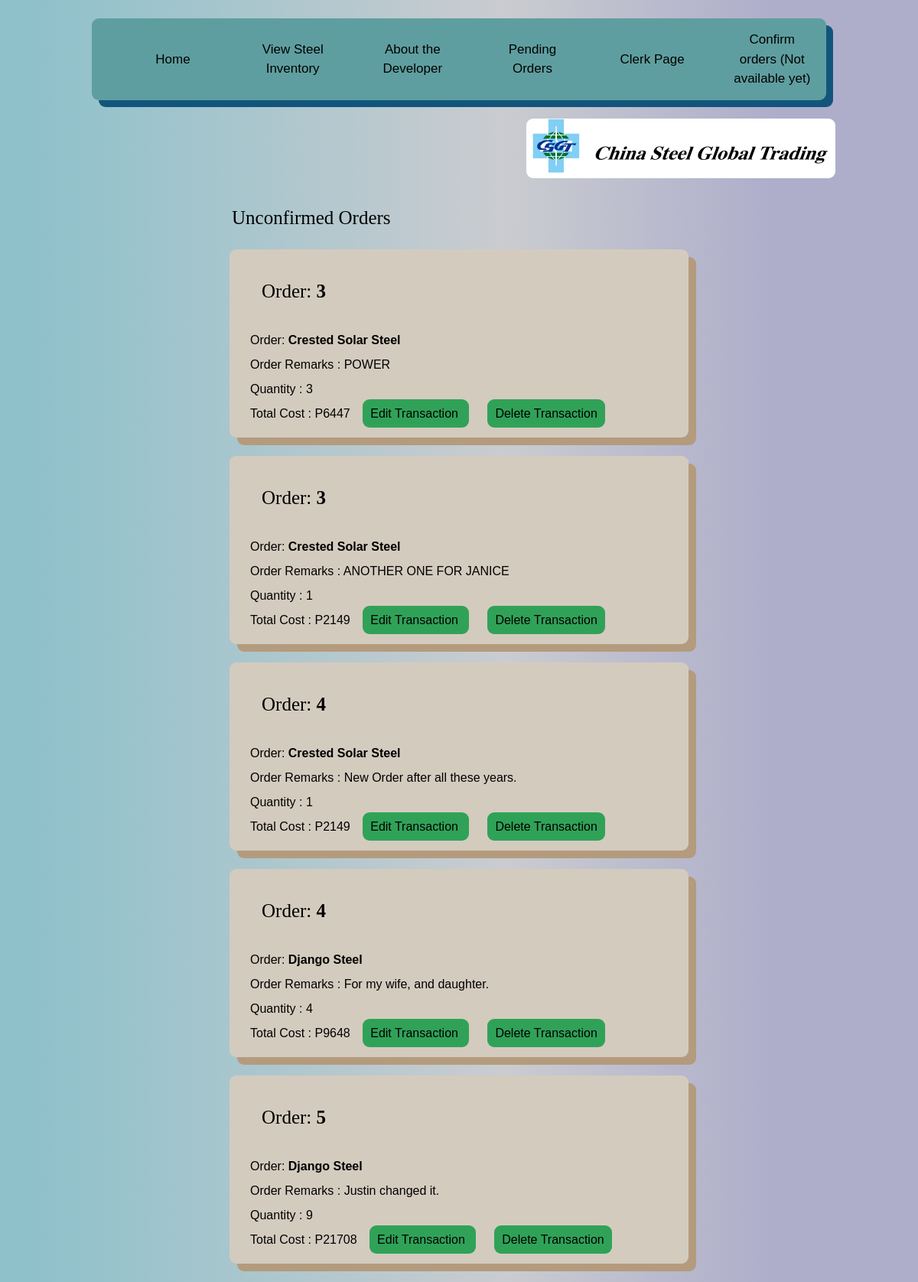
/UnfinishedTransactions (signed in), run on the app's committed database.
### Inventory/models.py (models this page shows, shortened)
class OrderedProduct(models.Model):
    remarks = models.CharField(max_length=200)
    quantity = models.IntegerField(default=0)
    totalcost = models.IntegerField(default=0)
    OrderedProductID = models.CharField(default=None, unique=True, max_length=13)
    OrderID = models.ForeignKey(FinalOrder, default=None, on_delete=models.CASCADE)
    Marks = models.ForeignKey(Product, on_delete=models.CASCADE)
    objects = models.Manager()

class FinalOrder(models.Model):
    TotalCost = models.IntegerField(default=0)
    ProductInfo = models.CharField(max_length=400)
    Finished = models.IntegerField(default=0) #0 is for not yet finished
    OrderDate = models.DateField(auto_now_add=True)#auto_now_add=True)
    Verification = models.CharField(default=None,unique=True, max_length=13, null=True, blank=True) #Orderid -> verification
    BL = models.ForeignKey(Consignee, null=False, blank=True, on_delete=models.CASCADE)
    Shipper = models.ForeignKey(Company, on_delete=models.CASCADE, default=None, null=True, blank=True)
    NotifyName = models.ForeignKey(NotifyParty, default=None, on_delete=models.CASCADE, null=True, blank=True)
    NumOfBL = models.IntegerField(default=3, null=True, blank=True)
    PayAt = models.CharField(default='', max_length=70, null=True, blank=True)
    Place = models.CharField(default="Kaohsiung, Taiwan", max_length=70, null=False)
    PlaceDate = models.CharField(default='', max_length=100, blank=True)
    Charges = models.FloatField(default=None, max_length=11, validators=[MinValueValidator(float('0.01'))], null=True, blank=True)
    RevTons = models.CharField(max_length=1000, default=None, null=True, blank=True)
    Rate = models.FloatField(default=None, null=True, validators=[MinValueValidator(float('0.01'))])
    Prepaid = models.CharField(max_length=20, default='', blank=True)
    Collect = models.CharField(max_length=20, default='', blank=True)
    Portload = models.CharField(max_length=255, default='', blank=True)
    Portdis = models.CharField(max_length=255, default='', blank=True)
    TranshTo = models.CharField(max_length=50, default='', null=True, blank=True)
    FinalDest = models.CharField(max_length=255, default='', null=True, blank=True)
    Voyage = models.SmallIntegerField(default=0, null=False, blank=True)
    objects = models.Manager()

class Product(models.Model): #Steels, not food
    objects = models.Manager()
    Name = models.CharField(max_length=200, unique=True)
    Image = models.ImageField(default=None, null= True, blank=True, upload_to="images/") #not have image if we dont have one, uploaded to images folder automatically
    Manufacturer = models.CharField(default=None, max_length=100)
    ManuLoc = models.CharField(default=None,max_length=255)
    Color = models.CharField(default=None, max_length=20)
    Measurement = models.CharField(default=None, max_length=30)
    Description = models.CharField(default=None, max_length=500)
    GrossWeight = models.CharField(default=None, max_length=40)
    Marks = models.CharField(default=None, null=True, max_length=300)
    Length = models.CharField(max_length=20)
    Cost = models.CharField(max_length=10) #declared value USD
    Stock = models.BigIntegerField(default=0)
    Contact = models.CharField(max_length=500)

### Inventory/views.py (the view)
# urls.py: path('UnfinishedTransactions', views.EditTrans, name='UnfTrans'),
def EditTrans(request):
    condition = ""
    pricelist = 0
    Orders = FinalOrder.objects.all()
    OrderedProducts = OrderedProduct.objects.all().order_by('OrderID')
    if request.user.is_authenticated:
        condition = True
        return render(request,'Inventory/cart.html',{
                    'C' : condition,
                    'CurrentProd' : OrderedProducts,
                    'O' : Orders,
                    'price' : pricelist
                })
    else:
        condition = False
        return render(request,'Inventory/cart.html',{
                'C' : condition
            })

### Inventory/templates/Inventory/cart.html (shortened to what this page needs)
{% extends 'Inventory/base.html' %}
{% load static %}
    {% block content %}
    <br><br>
    <div class="Largetext" style="margin-left: 24vw;"> Unconfirmed Orders </div>
            {% for c in CurrentProd %}
            <div class="container">
                <div class="bodytext">
                <div class="Largetext"> Order:  <b> {{c.OrderID.pk}} </b> </div>
                Order: <b> {{c.Marks.Name}} </b> <br>
                Order Remarks : {{c.remarks}} <br>
                Quantity : {{c.quantity}} <br>
                Total Cost : P{{c.totalcost}}
                <a class="Button" href="{% url 'editorder' pk=c.pk %}" style="margin-left: 1vw;"> Edit Transaction </a>
                <a class="Button" href="{% url 'deltrans' pk=c.pk %}" style="margin-left: 2vw;"> Delete Transaction </a>
                </div>
            </div>
            <br>
            {% endfor %}
    {% endblock %}

### data on the page
OrderedProduct: OrderID.pk "3", Marks.Name "Crested Solar Steel", remarks "POWER", quantity "3", totalcost "6447"
OrderedProduct: OrderID.pk "3", Marks.Name "Crested Solar Steel", remarks "ANOTHER ONE FOR JANICE", quantity "1", totalcost "2149"
OrderedProduct: OrderID.pk "4", Marks.Name "Crested Solar Steel", remarks "New Order after all these years.", quantity "1", totalcost "2149"
OrderedProduct: OrderID.pk "4", Marks.Name "Django Steel", remarks "For my wife, and daughter.", quantity "4", totalcost "9648"
OrderedProduct: OrderID.pk "5", Marks.Name "Django Steel", remarks "Justin changed it.", quantity "9", totalcost "21708"
